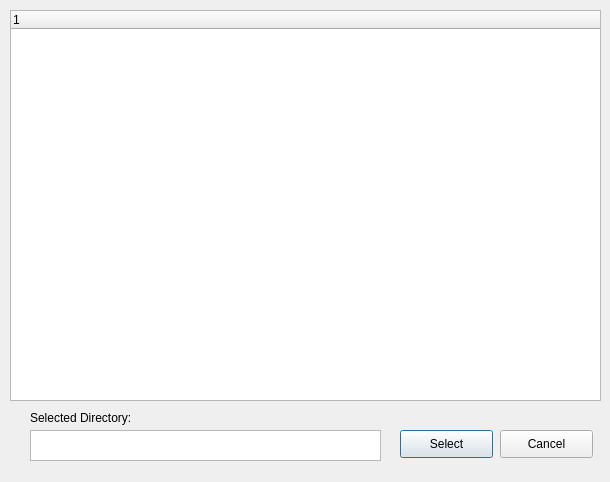
<?xml version="1.0" encoding="UTF-8"?>
<ui version="4.0">
 <class>Dialog</class>
 <widget class="QDialog" name="Dialog">
  <property name="geometry">
   <rect>
    <x>0</x>
    <y>0</y>
    <width>610</width>
    <height>482</height>
   </rect>
  </property>
  <property name="windowTitle">
   <string>Dialog</string>
  </property>
  <widget class="QPushButton" name="Select">
   <property name="geometry">
    <rect>
     <x>400</x>
     <y>430</y>
     <width>93</width>
     <height>28</height>
    </rect>
   </property>
   <property name="text">
    <string>Select</string>
   </property>
  </widget>
  <widget class="QPushButton" name="Cancel">
   <property name="geometry">
    <rect>
     <x>500</x>
     <y>430</y>
     <width>93</width>
     <height>28</height>
    </rect>
   </property>
   <property name="text">
    <string>Cancel</string>
   </property>
  </widget>
  <widget class="QPlainTextEdit" name="Select_txt">
   <property name="geometry">
    <rect>
     <x>30</x>
     <y>430</y>
     <width>351</width>
     <height>31</height>
    </rect>
   </property>
   <property name="verticalScrollBarPolicy">
    <enum>Qt::ScrollBarAlwaysOff</enum>
   </property>
  </widget>
  <widget class="QLabel" name="label">
   <property name="geometry">
    <rect>
     <x>30</x>
     <y>410</y>
     <width>111</width>
     <height>16</height>
    </rect>
   </property>
   <property name="text">
    <string>Selected Directory:</string>
   </property>
  </widget>
  <widget class="QTreeWidget" name="treeWidget">
   <property name="geometry">
    <rect>
     <x>10</x>
     <y>10</y>
     <width>591</width>
     <height>391</height>
    </rect>
   </property>
   <column>
    <property name="text">
     <string notr="true">1</string>
    </property>
   </column>
  </widget>
 </widget>
 <resources/>
 <connections/>
</ui>
